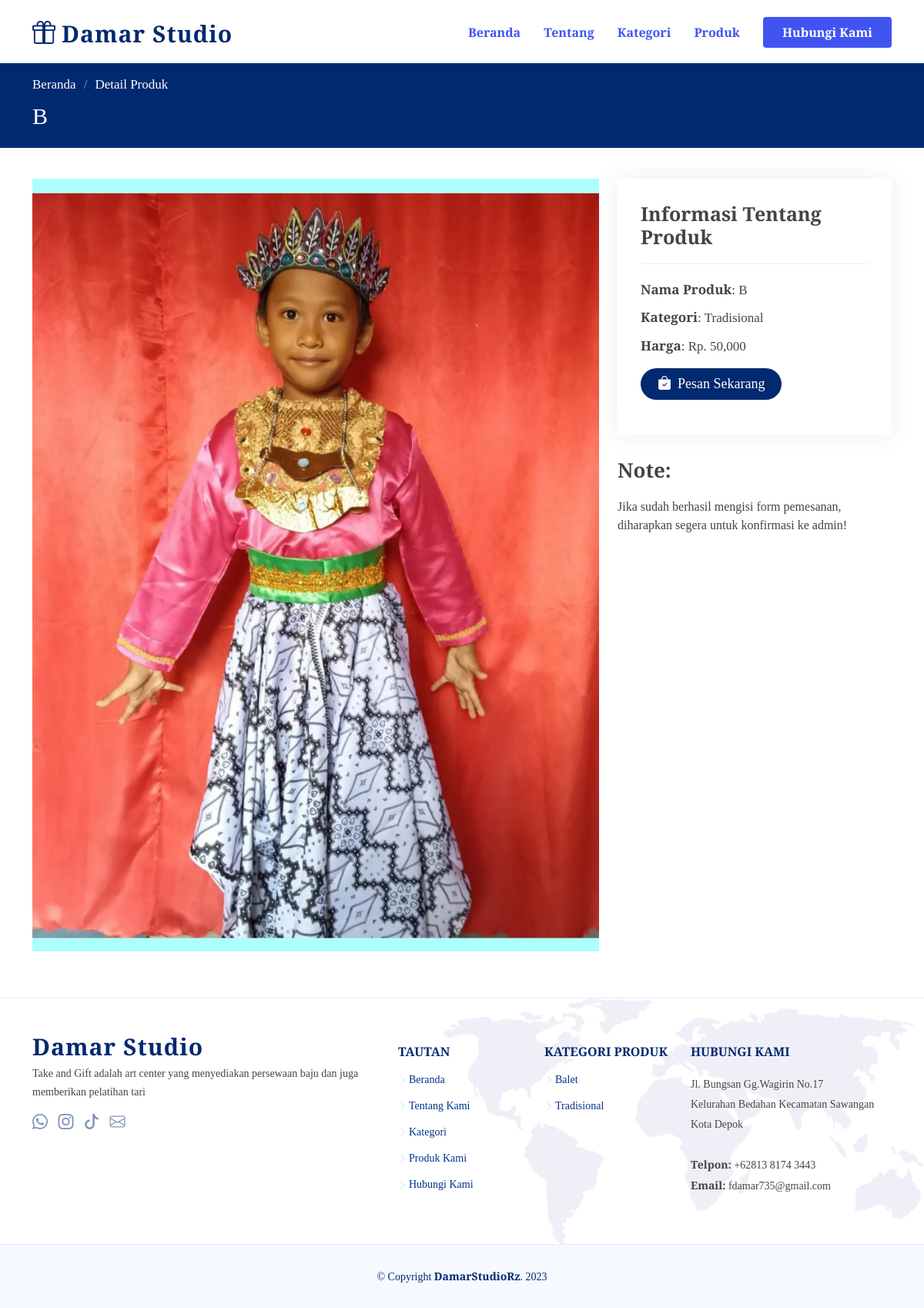
Page /user/detail-produk.php?produk=15 on the committed database.
### tables this page shows
CREATE TABLE `tbl_produk` (
  `id_produk` int(11) NOT NULL,
  `nama_produk` varchar(100) NOT NULL,
  `kategori` varchar(100) NOT NULL,
  `harga` varchar(100) NOT NULL,
  `cover` varchar(100) NOT NULL,
  `tanggal` date NOT NULL,
  `waktu` time NOT NULL
);

### admin/functions.php (called while the page is built, shortened)
<?php
$conn = mysqli_connect("localhost:3310", "root", "", "damarstudio");
function tampil_produk_2($sql_produl)
{
	global $conn;
	$result_tampil_produk = $conn->query($sql_produl);
	$rows_produk = [];
	while ($row_produk = mysqli_fetch_assoc($result_tampil_produk)) {
		$rows_produk[] = $row_produk;
	}
	return $rows_produk;
}

### user/detail-produk.php (the view, shortened to what this page needs)
<?php
require '../admin/functions.php';
$id = $_GET['produk'];
?>
<!DOCTYPE html>
<html lang="en">
<head>
    <link href="assets/vendor/aos/aos.css" rel="stylesheet">
    <link href="assets/vendor/bootstrap/css/bootstrap.min.css" rel="stylesheet">
    <link href="assets/vendor/bootstrap-icons/bootstrap-icons.css" rel="stylesheet">
    <link href="assets/vendor/glightbox/css/glightbox.min.css" rel="stylesheet">
    <link href="assets/vendor/remixicon/remixicon.css" rel="stylesheet">
    <link href="assets/vendor/swiper/swiper-bundle.min.css" rel="stylesheet">
    <link href="assets/css/style.css" rel="stylesheet">
</head>
<body>
    <header id="header" class="header fixed-top">
        <div class="container-fluid container-xl d-flex align-items-center justify-content-between">
            <a href="halaman-user.php" class="logo d-flex align-items-center">
                <i class="bi bi-gift" style="font-size: 30px; padding-right: 8px; color: #012970;"></i>
                <span>Damar Studio</span>
            </a>
            <nav id="navbar" class="navbar">
                <ul>
                    <li><a class="nav-link scrollto" href="halaman-user.php">Beranda</a></li>
                    <li><a class="nav-link scrollto" href="halaman-user.php">Tentang</a></li>
                    <li><a class="nav-link scrollto" href="halaman-user.php">Kategori</a></li>
                    <li><a class="nav-link scrollto" href="halaman-user.php">Produk</a></li>
                    <li><a class="nav-link scrollto getstarted" href="halaman-user.php" style=" padding: 8px 25px;">Hubungi
                            Kami</a></li>
                </ul>
            </nav>
        </div>
    </header>
    <main id="main">
        <section class="breadcrumbs">
            <div class="container">
                <?php
                $data_all = tampil_produk_2("SELECT * FROM tbl_produk WHERE id_produk = '$id' ORDER BY id_produk DESC");
                foreach ($data_all as $data_row) : ?>
                    <ol style="font-size: 17px;">
                        <li><a href="halaman-user.php">Beranda</a></li>
                        <li>Detail Produk</li>
                    </ol>
                    <h2 style="font-size: 30px;"><?= ucwords($data_row['nama_produk']); ?></h2>
                <?php endforeach; ?>
            </div>
        </section>
        <section id="portfolio-details" class="portfolio-details">
            <div class="container">
                <?php
                $data_all = tampil_produk_2("SELECT * FROM tbl_produk WHERE id_produk = '$id' ORDER BY id_produk DESC");
                foreach ($data_all as $data_row) : ?>
                    <div class="row gy-4">
                        <div class="col-lg-8">
                            <div class="portfolio-details-slider swiper">
                                <div class="swiper-wrapper align-items-center">
                                    <img src="../file/<?= $data_row['cover']; ?>" alt="" />
                                </div>
                            </div>
                        </div>
                        <div class="col-lg-4">
                            <div class="portfolio-info">
                                <h3 style="font-size: 25px;">Informasi Tentang Produk</h3>
                                <ul style="font-size: 17px;">
                                    <li><strong>Nama Produk</strong>: <?= ucwords($data_row['nama_produk']); ?></li>
                                    <li><strong>Kategori</strong>: <?= $data_row['kategori']; ?></li>
                                    <li><strong>Harga</strong>: Rp. <?= number_format($data_row['harga']); ?></li>
                                </ul>
                                <ul>
                                    <button type="button" class="btn btn-primary" data-bs-toggle="modal" data-bs-target="#pemesan<?= $data_row['id_produk']; ?>" style="background-color: #012970; border: none; padding: 7px 22px; font-size: 18px; border-radius: 30px;">
                                        <i class="bi bi-bag-check-fill pe-2"></i><span>Pesan Sekarang</span>
                                    </button>
                                </ul>
                            </div>
                            <div class="portfolio-description">
                                <h2>Note:</h2>
                                <p>
                                    Jika sudah berhasil mengisi form pemesanan, diharapkan segera untuk konfirmasi ke admin!
                                </p>
                            </div>
                        </div>
                    </div>
                <?php endforeach; ?>
            </div>
        </section>
    </main>
    <footer id="footer" class="footer">
        <div class="footer-top">
            <div class="container">
                <div class="row gy-4">
                    <div class="col-lg-5 col-md-12 footer-info">
                        <a href="#" class="logo d-flex align-items-center ">
                            <span class="mb-2">Damar Studio</span>
                        </a>
                        <p>Take and Gift adalah art center yang menyediakan persewaan baju dan juga memberikan pelatihan tari</p>
                        <div class="social-links mt-3">
                            <a href="https://wa.me/6281381743443?text=contoh%20isi%20pesan%20dikirim%20via%20whatsapp" target="_blank" class="twitter">
                                <i class="bi bi-whatsapp"></i>
                            </a>
                            <a href="https://www.instagram.com/sanggar.damarstudio/" target="_blank class=" instagram">
                                <i class="bi bi-instagram"></i>
                            </a>
                            <a href="https://www.tiktok.com/@sitifatimah21497" target="_blank" class="tiktok"><i class="bi bi-tiktok"></i></a>
                            <a href="mailto:fdamar735@gmail.com" class="email"><i class="bi bi-envelope"></i></a>
                        </div>
                    </div>
                    <div class="col-lg-2 col-6 footer-links">
                        <h4>Tautan</h4>
                        <ul>
                            <li><i class="bi bi-chevron-right"></i> <a href="#hero">Beranda</a></li>
                            <li><i class="bi bi-chevron-right"></i> <a href="#tentang">Tentang Kami</a></li>
                            <li><i class="bi bi-chevron-right"></i> <a href="#kategori">Kategori</a></li>
                            <li><i class="bi bi-chevron-right"></i> <a href="#produk">Produk Kami</a></li>
                            <li><i class="bi bi-chevron-right"></i> <a href="#kontak">Hubungi Kami</a></li>
                        </ul>
                    </div>
                    <div class="col-lg-2 col-6 footer-links">
                        <h4>Kategori Produk</h4>
                        <ul>
                            <li><i class="bi bi-chevron-right"></i> <a href="#produk">Balet</a></li>
                            <li><i class="bi bi-chevron-right"></i> <a href="#produk">Tradisional</a></li>
                        </ul>
                    </div>
                    <div class="col-lg-3 col-md-12 footer-contact text-center text-md-start">
                        <h4>Hubungi Kami</h4>
                        <p>
                            Jl. Bungsan Gg.Wagirin No.17<br>
                            Kelurahan Bedahan Kecamatan Sawangan<br>
                            Kota Depok <br><br>
                            <strong>Telpon:</strong> +62813 8174 3443<br>
                            <strong>Email:</strong> fdamar735@gmail.com<br>
                        </p>
                    </div>
                </div>
            </div>
        </div>
        <div class="container">
            <div class="copyright">
                &copy; Copyright <strong><span>DamarStudioRz</span></strong>. 2023
            </div>
        </div>
    </footer>
</body>
</html>

### user/assets/css/style.css (style rules this page uses)
:root { scroll-behavior: smooth; }
* { padding: 0; margin: 0; box-sizing: border-box; }
body { color: #444444; font-family: "Crimson Text", serif; }
a { color: #4154f1; text-decoration: none; }
section { padding: 60px 0; overflow: hidden; }
.breadcrumbs { padding: 15px 0; background: #012970; min-height: 40px; margin-top: 82px; color: #fff; }
.breadcrumbs h2 { font-size: 28px; font-weight: 500; }
.breadcrumbs ol { display: flex; flex-wrap: wrap; list-style: none; padding: 0 0 10px 0; margin: 0; font-size: 14px; }
.breadcrumbs ol a { color: #fff; transition: 0.3s; }
.breadcrumbs ol li + li { padding-left: 10px; }
.breadcrumbs ol li + li::before { display: inline-block; padding-right: 10px; color: #8894f6; content: "/"; }
.header { transition: all 0.5s; z-index: 997; padding: 20px 0; }
.header .logo { line-height: 0; }
.header .logo span { font-size: 30px; font-weight: 700; letter-spacing: 1px; color: #012970; margin-top: 3px; }
.navbar { padding: 0; }
.navbar ul { margin: 0; padding: 0; display: flex; list-style: none; align-items: center; }
.navbar li { position: relative; }
.navbar a, .navbar a:focus { display: flex; align-items: center; justify-content: space-between; padding: 10px 0 10px 30px; font-size: 16px; font-weight: 700; color: #4154f1; white-space: nowrap; transition: 0.3s; }
.navbar .getstarted, .navbar .getstarted:focus { background: #4154f1; padding: 8px 20px; margin-left: 30px; border-radius: 4px; color: #fff; }
.portfolio-details { padding-top: 40px; }
.portfolio-details .portfolio-details-slider img { width: 100%; }
.portfolio-details .portfolio-info { padding: 30px; box-shadow: 0px 0 30px rgba(1, 41, 112, 0.08); }
.portfolio-details .portfolio-info h3 { font-size: 22px; font-weight: 700; margin-bottom: 20px; padding-bottom: 20px; border-bottom: 1px solid #eee; }
.portfolio-details .portfolio-info ul { list-style: none; padding: 0; font-size: 15px; }
.portfolio-details .portfolio-info ul li + li { margin-top: 10px; }
.portfolio-details .portfolio-description { padding-top: 30px; }
.portfolio-details .portfolio-description h2 { font-size: 26px; font-weight: 700; margin-bottom: 20px; }
.portfolio-details .portfolio-description p { padding: 0; }
.footer { background: #f6f9ff; padding: 0 0 30px 0; font-size: 14px; }
.footer .footer-top { background: white url(../img/footer-bg.png) no-repeat right top; background-size: contain; border-top: 1px solid #e1ecff; border-bottom: 1px solid #e1ecff; padding: 60px 0 30px 0; }
.footer .footer-top .footer-info { margin-bottom: 30px; }
.footer .footer-top .footer-info .logo { line-height: 0; margin-bottom: 15px; }
.footer .footer-top .footer-info .logo span { font-size: 30px; font-weight: 700; letter-spacing: 1px; color: #012970; margin-top: 3px; }
.footer .footer-top .footer-info p { font-size: 14px; line-height: 24px; margin-bottom: 0; }
.footer .footer-top .social-links a { font-size: 20px; display: inline-block; color: rgba(1, 41, 112, 0.5); line-height: 0; margin-right: 10px; transition: 0.3s; }
.footer .footer-top h4 { font-size: 16px; font-weight: bold; color: #012970; text-transform: uppercase; position: relative; padding-bottom: 12px; }
.footer .footer-top .footer-links { margin-bottom: 30px; }
.footer .footer-top .footer-links ul { list-style: none; padding: 0; margin: 0; }
.footer .footer-top .footer-links ul i { padding-right: 2px; color: #d0d4fc; font-size: 12px; line-height: 0; }
.footer .footer-top .footer-links ul li { padding: 10px 0; display: flex; align-items: center; }
.footer .footer-top .footer-links ul li:first-child { padding-top: 0; }
.footer .footer-top .footer-links ul a { color: #013289; transition: 0.3s; display: inline-block; line-height: 1; }
.footer .footer-top .footer-contact p { line-height: 26px; }
.footer .copyright { text-align: center; padding-top: 30px; color: #012970; }

### rows in the picture
tbl_produk: nama_produk "B", cover (picture), kategori "Tradisional", harga "50,000"
